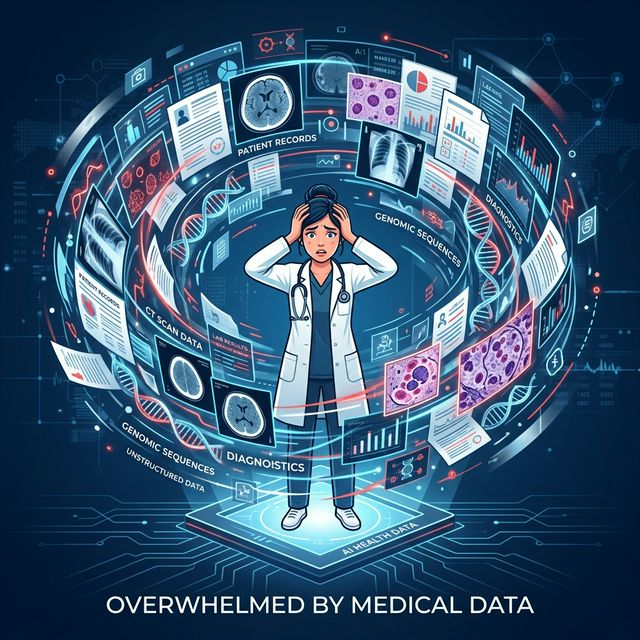
#> input picture CDS/pitch_images/1/samd_concept_01_unmet_need_1773833474112.png, 640 x 640 px
$ python -i quality_enhancer.py   (imports and definitions only)   (older library calls are emulated)
#> lines starting #> are read from the running program, lines starting #| are printed output that depends on the picture
"""
Image Quality Enhancer
Advanced preprocessing for noise reduction, focus enhancement, and contrast optimization
"""

import numpy as np
import cv2
from typing import Dict, Tuple, Optional
from scipy import ndimage
from skimage import filters, exposure


class ImageQualityEnhancer:
    """Advanced image quality enhancement utilities"""

    def __init__(self):
        self.quality_metrics = {}

    def denoise_image(
        self,
        image: np.ndarray,
        method: str = 'bilateral',
        **kwargs
    ) -> np.ndarray:
        """
        Remove noise from image

        Args:
            image: Input image (grayscale or RGB)
            method: Denoising method
                - 'bilateral': Edge-preserving filter (recommended)
                - 'nlm': Non-local means (slow but powerful)
                - 'gaussian': Fast but blurs edges
            **kwargs: Method-specific parameters

        Returns:
            Denoised image
        """
        if len(image.shape) == 3:
            # RGB image
            channels = cv2.split(image)
            denoised_channels = [
                self._denoise_single_channel(ch, method, **kwargs)
                for ch in channels
            ]
            return cv2.merge(denoised_channels)
        else:
            # Grayscale
            return self._denoise_single_channel(image, method, **kwargs)

    def _denoise_single_channel(
        self,
        channel: np.ndarray,
        method: str,
        **kwargs
    ) -> np.ndarray:
        """Denoise single channel"""
        if method == 'bilateral':
            d = kwargs.get('d', 9)
            sigma_color = kwargs.get('sigma_color', 75)
            sigma_space = kwargs.get('sigma_space', 75)
            return cv2.bilateralFilter(
                channel.astype(np.uint8), d, sigma_color, sigma_space
            )

        elif method == 'nlm':
            h = kwargs.get('h', 10)
            template_window_size = kwargs.get('template_window_size', 7)
            search_window_size = kwargs.get('search_window_size', 21)
            return cv2.fastNlMeansDenoising(
                channel.astype(np.uint8),
                None,
                h,
                template_window_size,
                search_window_size
            )

        elif method == 'gaussian':
            sigma = kwargs.get('sigma', 1.0)
            return ndimage.gaussian_filter(channel, sigma=sigma)

        else:
            raise ValueError(f"Unknown denoising method: {method}")

    def enhance_focus(
        self,
        image: np.ndarray,
        kernel_size: int = 5,
        strength: float = 1.0
    ) -> np.ndarray:
        """
        Enhance image focus using unsharp masking

        Args:
            image: Input image
            kernel_size: Gaussian kernel size (odd number)
            strength: Sharpening strength (0.5-2.0)

        Returns:
            Sharpened image
        """
        if kernel_size % 2 == 0:
            kernel_size += 1

        # Create Gaussian blurred version
        blurred = cv2.GaussianBlur(image, (kernel_size, kernel_size), 0)

        # Unsharp mask: original + strength * (original - blurred)
        sharpened = cv2.addWeighted(
            image, 1.0 + strength,
            blurred, -strength,
            0
        )

        # Clip values
        return np.clip(sharpened, 0, 255).astype(image.dtype)

    def optimize_contrast(
        self,
        image: np.ndarray,
        method: str = 'clahe',
        **kwargs
    ) -> np.ndarray:
        """
        Optimize image contrast

        Args:
            image: Input image
            method: Contrast enhancement method
                - 'clahe': Contrast Limited Adaptive Histogram Equalization
                - 'adaptive': Adaptive histogram equalization
                - 'gamma': Gamma correction
            **kwargs: Method-specific parameters

        Returns:
            Contrast-enhanced image
        """
        if method == 'clahe':
            clip_limit = kwargs.get('clip_limit', 2.0)
            tile_grid_size = kwargs.get('tile_grid_size', (8, 8))

            if len(image.shape) == 3:
                # Convert to LAB color space
                lab = cv2.cvtColor(image, cv2.COLOR_RGB2LAB)
                l, a, b = cv2.split(lab)

                # Apply CLAHE to L channel
                clahe = cv2.createCLAHE(
                    clipLimit=clip_limit,
                    tileGridSize=tile_grid_size
                )
                l_clahe = clahe.apply(l)

                # Merge back
                lab_clahe = cv2.merge([l_clahe, a, b])
                return cv2.cvtColor(lab_clahe, cv2.COLOR_LAB2RGB)
            else:
                clahe = cv2.createCLAHE(
                    clipLimit=clip_limit,
                    tileGridSize=tile_grid_size
                )
                return clahe.apply(image.astype(np.uint8))

        elif method == 'adaptive':
            return exposure.equalize_adapthist(
                image,
                kernel_size=kwargs.get('kernel_size', None),
                clip_limit=kwargs.get('clip_limit', 0.03)
            )

        elif method == 'gamma':
            gamma = kwargs.get('gamma', 1.0)
            return exposure.adjust_gamma(image, gamma)

        else:
            raise ValueError(f"Unknown contrast method: {method}")

    def compute_quality_metrics(
        self,
        image: np.ndarray,
        original: Optional[np.ndarray] = None
    ) -> Dict[str, float]:
        """
        Compute comprehensive quality metrics

        Args:
            image: Image to analyze
            original: Optional original image for comparison

        Returns:
            Dictionary of quality metrics
        """
        metrics = {}

        # Convert to grayscale if needed
        if len(image.shape) == 3:
            gray = cv2.cvtColor(image, cv2.COLOR_RGB2GRAY)
        else:
            gray = image.copy()

        # Focus score (Laplacian variance)
        laplacian = cv2.Laplacian(gray, cv2.CV_64F)
        metrics['focus_score'] = laplacian.var()

        # Estimate SNR
        metrics['snr'] = self._estimate_snr(gray)

        # Brightness
        metrics['brightness'] = np.mean(gray)

        # RMS contrast
        metrics['contrast'] = np.std(gray)

        # Sharpness (gradient magnitude)
        gx = cv2.Sobel(gray, cv2.CV_64F, 1, 0, ksize=3)
        gy = cv2.Sobel(gray, cv2.CV_64F, 0, 1, ksize=3)
        metrics['sharpness'] = np.mean(np.sqrt(gx**2 + gy**2))

        # Illumination uniformity (std of local means)
        kernel_size = min(gray.shape[0], gray.shape[1]) // 10
        kernel_size = kernel_size if kernel_size % 2 == 1 else kernel_size + 1
        local_means = cv2.blur(gray, (kernel_size, kernel_size))
        metrics['uniformity'] = 1.0 / (1.0 + np.std(local_means))

        # If original provided, compute improvement
        if original is not None:
            orig_metrics = self.compute_quality_metrics(original)
            metrics['snr_improvement'] = (
                (metrics['snr'] - orig_metrics['snr']) / orig_metrics['snr'] * 100
            )
            metrics['focus_improvement'] = (
                (metrics['focus_score'] - orig_metrics['focus_score']) /
                orig_metrics['focus_score'] * 100
            )

        self.quality_metrics = metrics
        return metrics

    def _estimate_snr(
        self,
        image: np.ndarray,
        roi_size: int = 50
    ) -> float:
        """
        Estimate signal-to-noise ratio

        Args:
            image: Grayscale image
            roi_size: Size of ROI for measurement

        Returns:
            SNR value
        """
        h, w = image.shape

        # Sample signal region (center)
        center_y, center_x = h // 2, w // 2
        signal_roi = image[
            center_y - roi_size//2:center_y + roi_size//2,
            center_x - roi_size//2:center_x + roi_size//2
        ]
        signal = np.mean(signal_roi)

        # Sample noise region (corners)
        corners = [
            image[0:roi_size, 0:roi_size],
            image[0:roi_size, -roi_size:],
            image[-roi_size:, 0:roi_size],
            image[-roi_size:, -roi_size:]
        ]

        # Use corner with lowest variance as background
        noise_stds = [np.std(corner) for corner in corners]
        noise = min(noise_stds)

        if noise == 0:
            return float('inf')

        return signal / noise if noise > 0 else 0.0

    # [50 lines left out: function get_quality_grade, not called in this run]

    def apply_full_enhancement(
        self,
        image: np.ndarray,
        denoise: bool = True,
        sharpen: bool = True,
        enhance_contrast: bool = True,
        **kwargs
    ) -> Tuple[np.ndarray, Dict]:
        """
        Apply complete enhancement pipeline

        Args:
            image: Input image
            denoise: Apply denoising
            sharpen: Apply sharpening
            enhance_contrast: Apply contrast enhancement
            **kwargs: Parameters for each method

        Returns:
            (enhanced_image, metrics_dict)
        """
        result = image.copy()
        original_metrics = self.compute_quality_metrics(image)

        if denoise:
            result = self.denoise_image(
                result,
                method=kwargs.get('denoise_method', 'bilateral')
            )

        if enhance_contrast:
            result = self.optimize_contrast(
                result,
                method=kwargs.get('contrast_method', 'clahe')
            )

        if sharpen:
            result = self.enhance_focus(
                result,
                kernel_size=kwargs.get('sharpen_kernel', 5),
                strength=kwargs.get('sharpen_strength', 1.0)
            )

        enhanced_metrics = self.compute_quality_metrics(result, original=image)

        return result, {
            'original': original_metrics,
            'enhanced': enhanced_metrics,
            'improvements': {
                'snr': enhanced_metrics.get('snr_improvement', 0),
                'focus': enhanced_metrics.get('focus_improvement', 0)
            }
        }

>>> import cv2
>>> picture = cv2.cvtColor(cv2.imread('../../CDS/pitch_images/1/samd_concept_01_unmet_need_1773833474112.png'), cv2.COLOR_BGR2RGB)
>>> result = ImageQualityEnhancer().apply_full_enhancement(picture)
#> in _estimate_snr, `signal = np.mean(signal_roi)`: signal = 153.5
#> in _estimate_snr, `noise_stds = [np.std(corner) for corner in corners]`: noise_stds = [0.307, 0.419, 0.556, 0.629]
#> in _estimate_snr, `noise = min(noise_stds)`: noise = 0.307
#> in compute_quality_metrics, `local_means = cv2.blur(gray, (kernel_size, kernel_size))`:
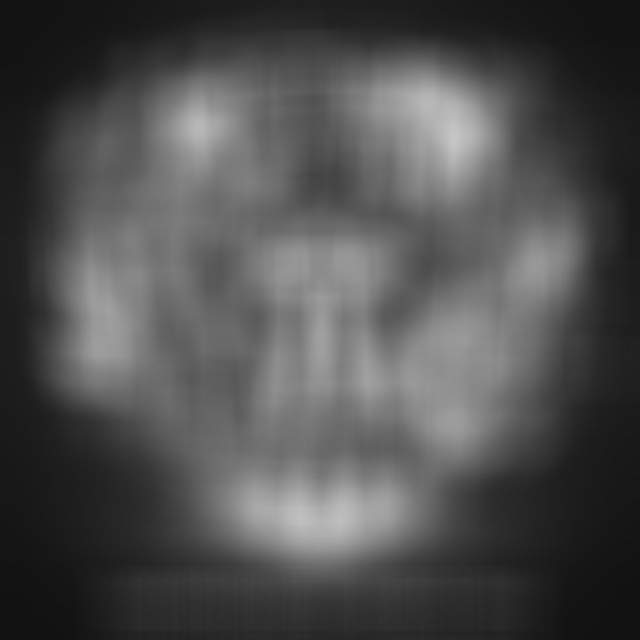
#> local_means: shape (640, 640); min 18, max 198, mean 79.4
#> in compute_quality_metrics, `self.quality_metrics = metrics`: self.quality_metrics = {'focus_score': 5145, 'snr': 499.6, 'brightness': 79.36, 'contrast': 68.64, 'sharpness': 119.3, 'uniformity': 0.0221}
#> in apply_full_enhancement, `original_metrics = self.compute_quality_metrics(image)`: original_metrics has the same summary as self.quality_metrics in compute_quality_metrics
#> in _denoise_single_channel, `return cv2.bilateralFilter( channel.astype(np.uint8), d, sigma_color, ..`:
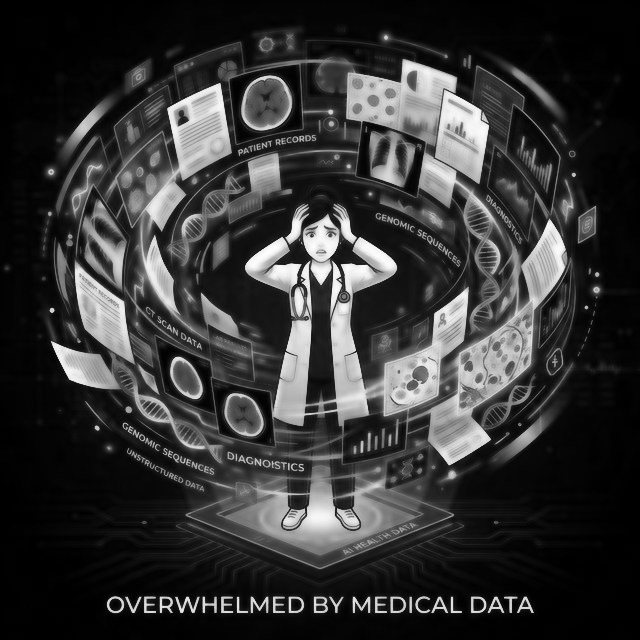
#> returned value: shape (640, 640); min 0, max 253, mean 52.5
#> call 3 of _denoise_single_channel, with method = 'bilateral'
#> in _denoise_single_channel (call 3), `return cv2.bilateralFilter( channel.astype(np.uint8), d, sigma_color, ..`:
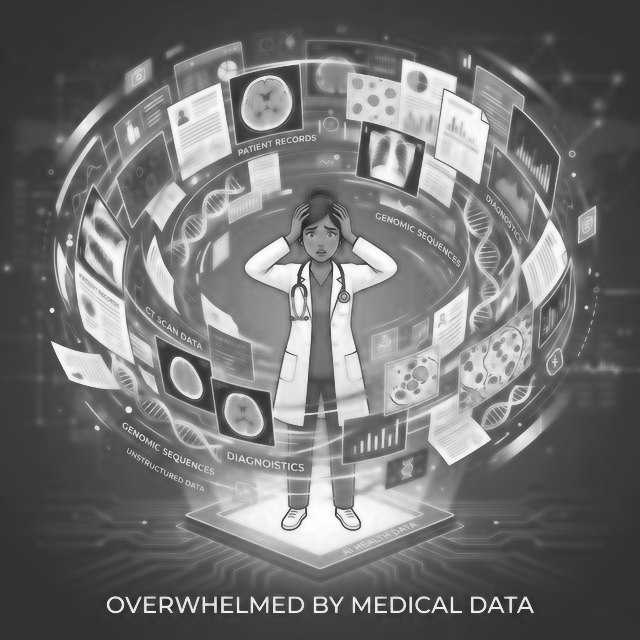
#> returned value: shape (640, 640); min 36, max 254, mean 113.6
#> in denoise_image, `denoised_channels = [ self._denoise_single_channel(ch, method, **kwarg..`: denoised_channels = 3 items
#> in optimize_contrast, `l, a, b = cv2.split(lab)`:
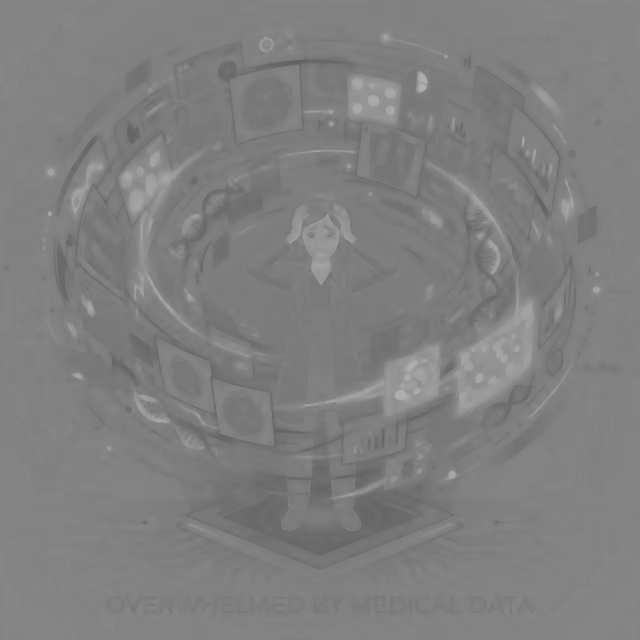
#> a: shape (640, 640); min 97, max 179, mean 127.3
#> in optimize_contrast, `l, a, b = cv2.split(lab)`:
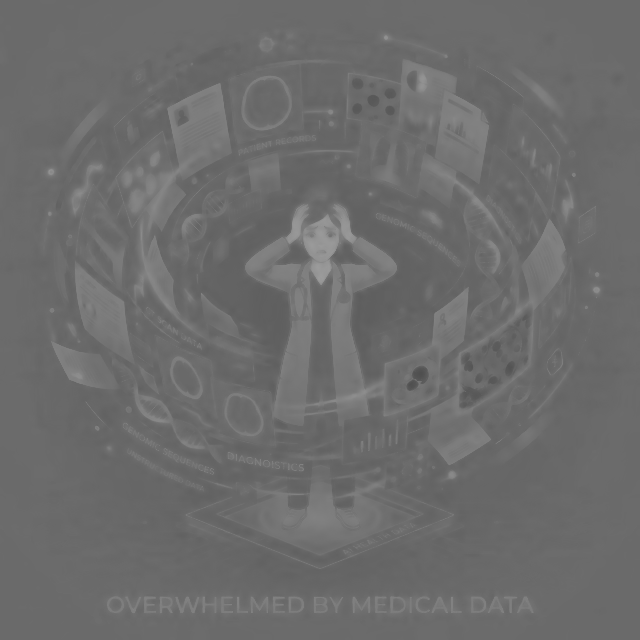
#> b: shape (640, 640); min 79, max 155, mean 108
#> in compute_quality_metrics (call 2), `gray = cv2.cvtColor(image, cv2.COLOR_RGB2GRAY)`:
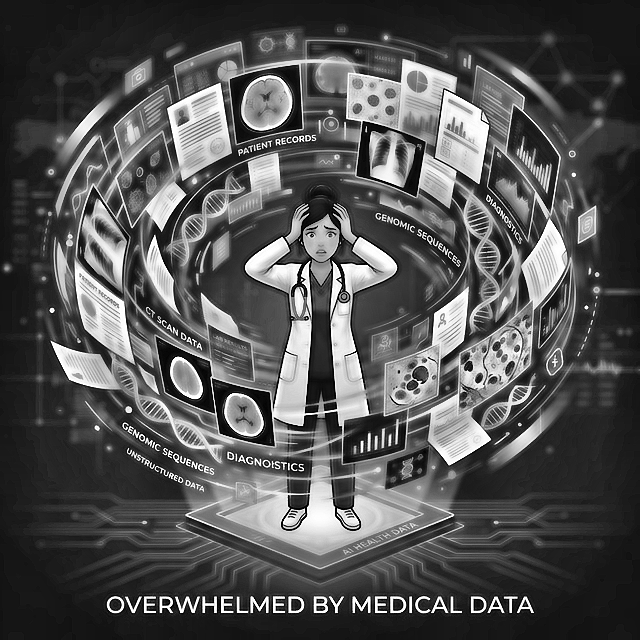
#> gray: shape (640, 640); min 0, max 255, mean 82.7
#> call 2 of _estimate_snr, with roi_size = 50
#> in _estimate_snr (call 2), `signal_roi = image[ center_y - roi_size//2:center_y + roi_size//2, cen..`:
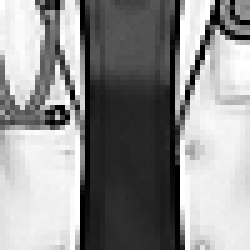
#> signal_roi: shape (50, 50) (shown 5 times larger); min 0, max 255, mean 143.1
#> in _estimate_snr (call 2), `signal = np.mean(signal_roi)`: signal = 143.1
#> in _estimate_snr (call 2), `noise_stds = [np.std(corner) for corner in corners]`: noise_stds = [1.13, 1, 1.54, 1.64]
#> in _estimate_snr (call 2), `noise = min(noise_stds)`: noise = 1
#> in compute_quality_metrics (call 2), `orig_metrics = self.compute_quality_metrics(original)`: orig_metrics has the same summary as self.quality_metrics
#> in compute_quality_metrics (call 2), `self.quality_metrics = metrics`: self.quality_metrics = {'focus_score': 6191.1, 'snr': 142.8, 'brightness': 82.72, 'contrast': 69.99, 'sharpness': 108.2, 'uniformity': 0.0241, 'snr_improvement': -71.42, 'focus_improvement': 20.33}
#> in apply_full_enhancement, `enhanced_metrics = self.compute_quality_metrics(result, original=image)`: enhanced_metrics has the same summary as self.quality_metrics in compute_quality_metrics

$ run again, on CDS/pitch_images/1/samd_concept_02_adds_solution_1773833504488.png
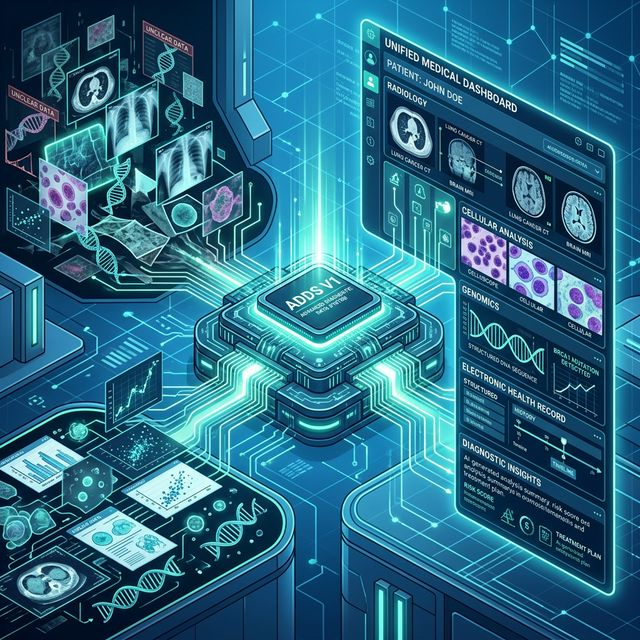
#> input picture CDS/pitch_images/1/samd_concept_02_adds_solution_1773833504488.png, 640 x 640 px
#> signal = 128.3
#> noise_stds = [20.4, 9.04, 48.66, 27.91]
#> noise = 9.04
#> self.quality_metrics = {'focus_score': 5616, 'snr': 14.18, 'brightness': 90.74, 'contrast': 57.78, 'sharpness': 131.9, 'uniformity': 0.0316}
#> original_metrics has the same summary as self.quality_metrics in compute_quality_metrics
#> in _denoise_single_channel (call 3), `return cv2.bilateralFilter( channel.astype(np.uint8), d, sigma_color, ..`:
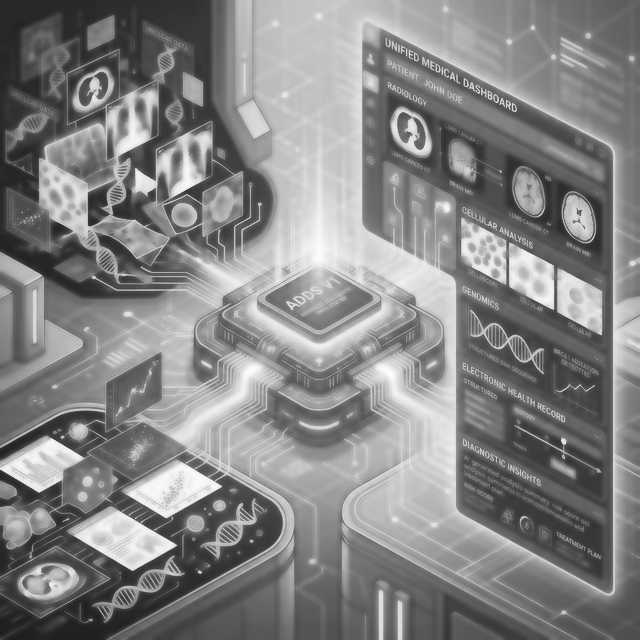
#> returned value: shape (640, 640); min 29, max 254, mean 132.5
#> denoised_channels = 3 items
#> lab: shape (640, 640, 3); mean of channels 0, 1, 2 105.2, 118.1, 107.4
#> lab_clahe: shape (640, 640, 3); mean of channels 0, 1, 2 114.7, 118.1, 107.4
#> in compute_quality_metrics (call 2), `local_means = cv2.blur(gray, (kernel_size, kernel_size))`:
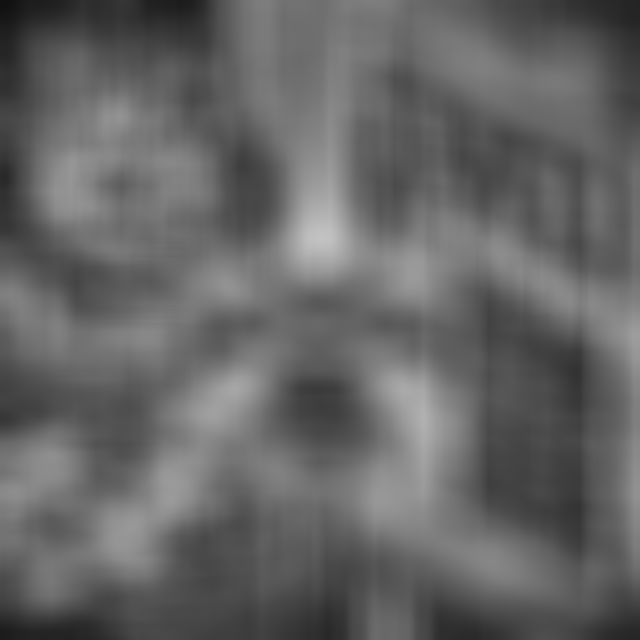
#> local_means: shape (640, 640); min 17, max 194, mean 100.6
#> orig_metrics has the same summary as self.quality_metrics
#> self.quality_metrics = {'focus_score': 6267.7, 'snr': 7.28, 'brightness': 100.5, 'contrast': 64.83, 'sharpness': 115.4, 'uniformity': 0.0366, 'snr_improvement': -48.68, 'focus_improvement': 11.6}
#> enhanced_metrics has the same summary as self.quality_metrics in compute_quality_metrics
